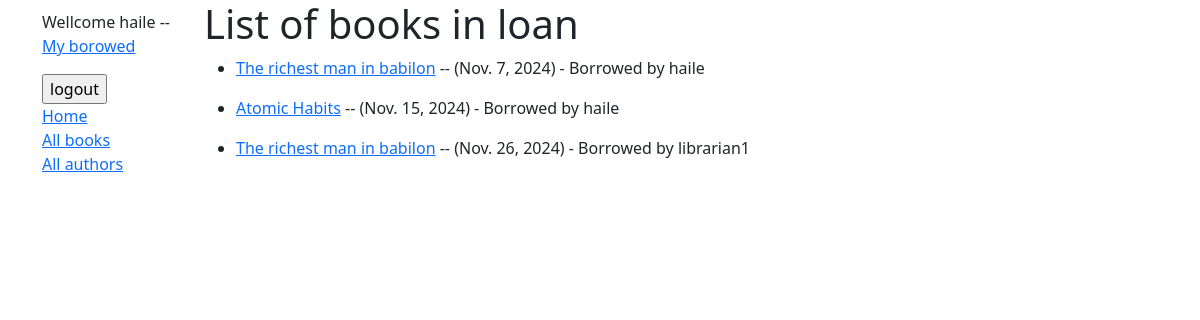
The page /catalogue/loaned/ (signed in) on the database its author committed.
### catalogues/models.py (models this page shows, shortened)
class BookInstance(models.Model):
    id = models.UUIDField(primary_key=True, default=uuid.uuid4,
                          help_text="Unique ID for this particular book across whole library")
    book = models.ForeignKey('Book', on_delete=models.RESTRICT, null=True)
    imprint = models.CharField(max_length=200)
    due_back = models.DateField(null=True, blank=True)
    language = models.ForeignKey(Languege, max_length=200, help_text='language of the book instance', on_delete=models.PROTECT)
    LOAN_STATUS = (
        ('m', 'Maintenance'),
        ('o', 'On loan'),
        ('a', 'Available'),
        ('r', 'Reserved'),
    )
    status = models.CharField(
        max_length=1,
        choices=LOAN_STATUS,
        blank=True,
        default='m',
        help_text='Book availability',
    )
    borrower = models.ForeignKey(settings.AUTH_USER_MODEL, on_delete=models.SET_NULL, null=True, blank=True)
    class Meta:
        ordering = ['due_back']
        permissions = (('can_mark_returned', 'they can mark returened'),)

class Book(models.Model):
    title = models.CharField(max_length=200)
    languege = models.ForeignKey(Languege, on_delete=models.CASCADE)
    author = models.ForeignKey('Author', on_delete=models.RESTRICT, null=True)
    summary = models.TextField(
        max_length=1000, help_text="Enter a brief description of the book")
    isbn = models.CharField('ISBN', max_length=13,
                            unique=True,
                            help_text='13 Character <a href="https://www.isbn-international.org/content/what-isbn'
                                      '">ISBN number</a>')
    genre = models.ManyToManyField(
        Genre, help_text="Select a genre for this book")
    def display_genre(self):
        """Create a string for the Genre. This is required to display genre in Admin."""
        return ', '.join(genre.name for genre in self.genre.all()[:3])
    display_genre.short_description = 'Genre'

### catalogues/views.py (the view)
# urls.py: path('loaned/', LoadnedBooks.as_view(), name='loaned'),
class LoadnedBooks(LoginRequiredMixin,PermissionRequiredMixin,generic.ListView):
    permission_required = 'catalogues.can_mark_returned'
    template_name = 'catalogues/loanedbooks.html'
    model = BookInstance
    context_object_name = 'books'
    def get_queryset(self):
        return BookInstance.objects.filter(status__exact = 'o')

### templates/catalogues/loanedbooks.html
{% extends 'catalogues/base.html' %}
{% block content %}
<h1> List of books in loan </h1>
{% if books %}
    {% for bookins in books %}
    <ul>
        <li>
             <a href="{% url 'book-detail' bookins.book.id %}"> {{ bookins.book.title }}</a>  --  ({{ bookins.due_back}}) -  <span> Borrowed by {{ bookins.borrower }}</span>
        </li>
    </ul>
    {% endfor %}
{% else %}
<h3>There is no borrowed books </h3>
{% endif %}
{% endblock %}

### templates/catalogues/base.html (shortened to what this page needs)
<!DOCTYPE html>
<html lang="en">
<head>
    <link href="https://cdn.jsdelivr.net/npm/bootstrap@5.3.3/dist/css/bootstrap.min.css" rel="stylesheet">
    {% load static %}
    <link rel="stylesheet" href="{% static 'css/styles.css' %}" />
</head>
<body>
    <div class="container-fluide">
        <div class="row">
            <div class="col-sm-2">
                {% block sidebar %}
                <ul class="sidebar-nav">
                    {% if user.is_authenticated %}
                    <li>
                      Wellcome   {{ user.username }} -- {{ user.email }}
                      <p><a href="{%url 'my-borrowed'%}">My borowed </a></p>
                      <form method="post" action="{% url 'logout' %}">
                        <input type="submit" value="logout">
                        </form>
                    </li>
                    {% else %}
                    <a href="{% url 'login' %}?next{{request.path}}"> Login</a>
                    {% endif %}
                    <li><a href="{% url 'home' %}">Home</a></li>
                    <li><a href="{% url 'books' %}">All books</a></li>
                    <li><a href="">All authors</a></li>
                </ul>
                {% endblock%}
            </div>
            <div class="col-sm-10">
                {% block content %}
                {% endblock %}
            </div>s
        </div>
    </div>
</body>
</html>

### static/css/styles.css (style rules this page uses)
.sidebar-nav { margin-top: 50px; list-style: none; margin: 10px; }

### rows shown on the page
BookInstance: book "The richest man in babilon", due_back "Nov. 7, 2024", borrower "haile"
BookInstance: book "Atomic Habits", due_back "Nov. 15, 2024", borrower "haile"
BookInstance: book "The richest man in babilon", due_back "Nov. 26, 2024", borrower "librarian1"

### other values the page prints
{{ user.username }} "haile"
